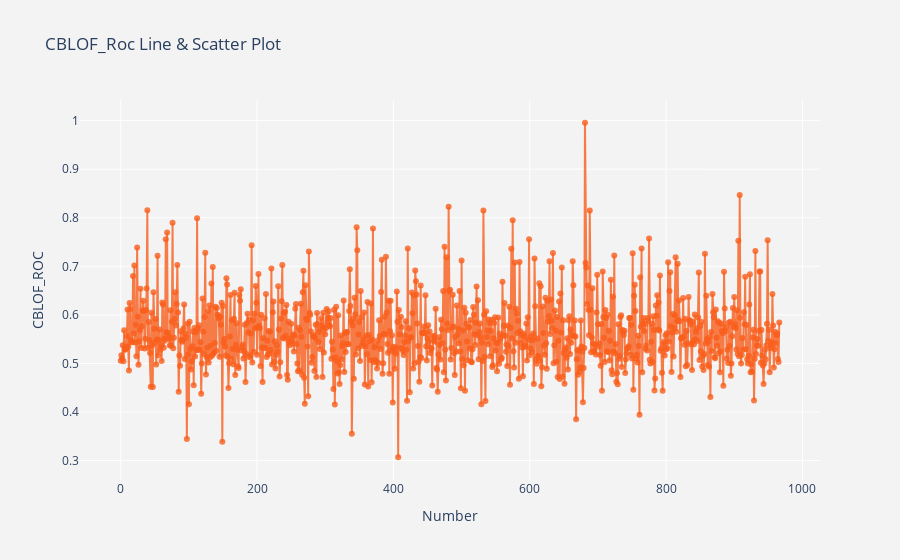

The cell this chart's notebook holds for it:
### Code cell
# 可视化展示
x_ = [x for x in range(len(cblof_roc))]
trace = go.Scatter(x = x_, y = cblof_roc, mode = "lines + markers", name = "CBLOF_ROC",
                   marker = dict(color='rgba(249, 94, 28, 0.8)', size=6),
                  )
data = [trace]
layout = dict(title = 'CBLOF_Roc Line & Scatter Plot',
              xaxis = dict(title='Number', ticklen=5, zeroline=False, zerolinewidth=1, gridcolor="white"),
              yaxis = dict(title='CBLOF_ROC', ticklen= 5, zeroline= False, zerolinewidth=1, gridcolor="white",),
              paper_bgcolor='rgb(243, 243, 243)',
              plot_bgcolor='rgb(243, 243, 243)' )
fig = dict(data=data, layout=layout)
iplot(fig)

### Figure 1 — Plotly figure (JSON) as saved in the notebook; plotly's stock layout.template omitted (floating-point values rounded to 4 significant figures; data arrays with more than 128 entries replaced by an {"elided": "..."} marker saying what was removed)
{"data": [{"marker": {"color": "rgba(249, 94, 28, 0.8)", "size": 6}, "mode": "lines+markers", "name": "CBLOF_ROC", "type": "scatter", "x": {"elided": "967 int values"}, "y": {"elided": "967 float values"}}], "layout": {"paper_bgcolor": "rgb(243, 243, 243)", "plot_bgcolor": "rgb(243, 243, 243)", "title": {"text": "CBLOF_Roc Line & Scatter Plot"}, "xaxis": {"gridcolor": "white", "ticklen": 5, "title": {"text": "Number"}, "zeroline": false, "zerolinewidth": 1}, "yaxis": {"gridcolor": "white", "ticklen": 5, "title": {"text": "CBLOF_ROC"}, "zeroline": false, "zerolinewidth": 1}}}
